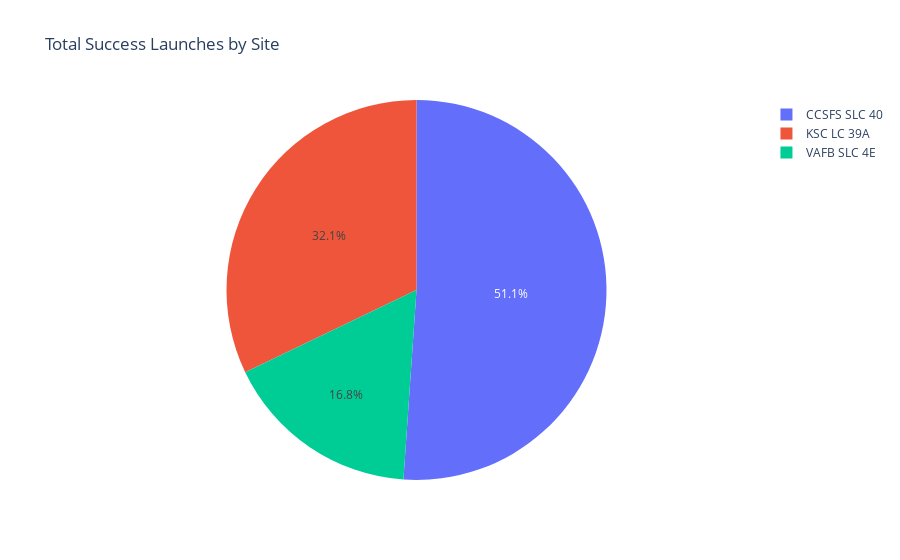

Notebook cell for this chart:
### Markdown cell above
F-test passed for all the variables (F>F critical of the table) except for LaunchSite, using a significance level of 5% (http://www.socr.ucla.edu/Applets.dir/F_Table.html). For LaunchSite we failed to reject the null-hypothesis. However it can be still useful to consider it as a predictor, as we can see from the following pie chart

### Code cell
import plotly.express as px
fig = px.pie(df, values='Class', 
names='LaunchSite', 
title='Total Success Launches by Site')
fig

### Figure 1 — Plotly figure (JSON) as saved in the notebook; plotly's stock layout.template omitted (floating-point values rounded to 4 significant figures; data arrays with more than 128 entries replaced by an {"elided": "..."} marker saying what was removed)
{"data": [{"domain": {"x": [0, 1], "y": [0, 1]}, "hovertemplate": "LaunchSite=%{label}<br>Class=%{value}<extra></extra>", "labels": {"elided": "168 str values"}, "legendgroup": "", "name": "", "showlegend": true, "type": "pie", "values": {"elided": "168 int values"}}], "layout": {"legend": {"tracegroupgap": 0}, "title": {"text": "Total Success Launches by Site"}}}
